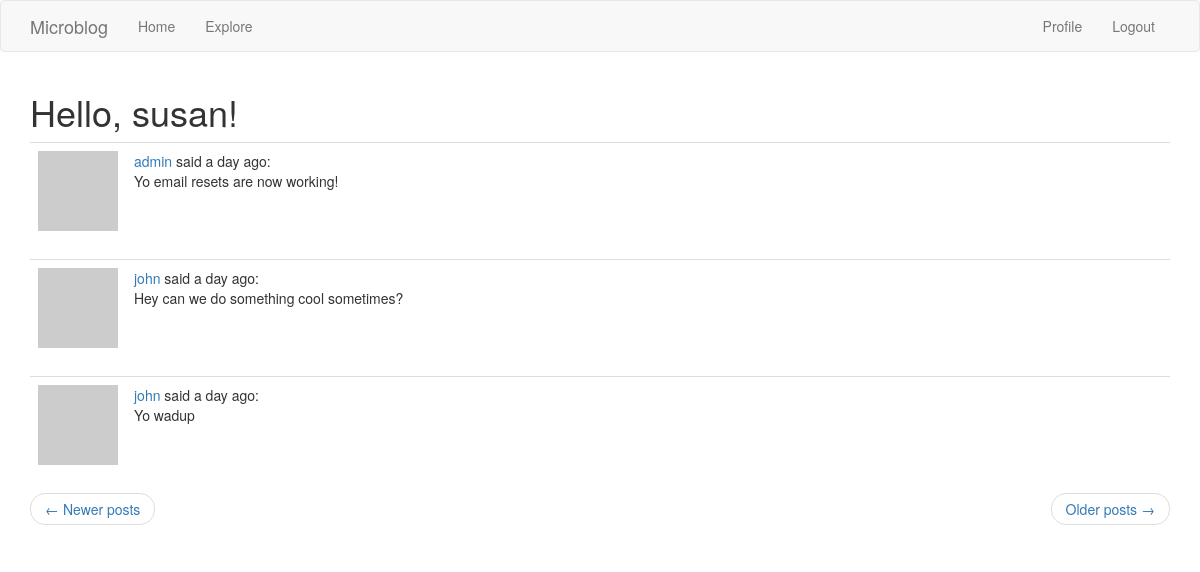
Screenshot of /explore?page=2 (signed in) with the database file from the repository.
### app/models.py (models this page shows, shortened)
class User(UserMixin, db.Model):  # inheriting from multiple classes!
    id = db.Column(db.Integer, primary_key=True)
    username = db.Column(db.String(64), index=True, unique=True)
    email = db.Column(db.String(120), index=True, unique=True)
    password_hash = db.Column(db.String(128))
    posts = db.relationship('Post', backref='author', lazy='dynamic')
    about_me = db.Column(db.String(140))
    last_seen = db.Column(db.DateTime, default=datetime.utcnow)
    followed = db.relationship(
        'User', secondary=followers,
        primaryjoin=(followers.c.follower_id == id),
        secondaryjoin=(followers.c.followed_id == id),
        backref=db.backref('followers', lazy='dynamic'), lazy='dynamic')
    def avatar(self, size):
        digest = md5(self.email.lower().encode('utf-8')).hexdigest()
        return f"https://www.gravatar.com/avatar/{digest}?s={size}&r=pg&d=identicon"

class Post(db.Model):
    id = db.Column(db.Integer, primary_key=True)
    body = db.Column(db.String(140))
    timestamp = db.Column(db.DateTime, index=True, default=datetime.utcnow)
    user_id = db.Column(db.Integer, db.ForeignKey('user.id'))

### app/routes.py (the view)
@app.route('/explore')
@login_required
def explore():
    page = request.args.get('page', 1, type=int)
    posts = Post.query.order_by(Post.timestamp.desc()).paginate(
        page, app.config['POSTS_PER_PAGE'], False)
    next_url = url_for('explore', page=posts.next_num) if posts.has_next else None
    prev_url = url_for('explore', page=posts.prev_num) if posts.has_prev else None
    return render_template('index.html', title='Explore', posts=posts.items,
                           next_url=next_url, prev_url=prev_url)

### app/models.py (called while the page is built)
@login.user_loader
def load_user(id):
    return User.query.get(int(id))

### app/routes.py (called while the page is built)
@app.before_request
def before_request():
    if current_user.is_authenticated:
        current_user.last_seen = datetime.utcnow()
        db.session.commit()

### app/templates/index.html (shortened to what this page needs)
{% extends "base.html" %}
{% import 'bootstrap/wtf.html' as wtf %}
{% block app_content %}
    <h1>Hello, {{ current_user.username }}!</h1>
    {% for post in posts %}
        {% include '_post.html' %}
    {% endfor %}
    <nav aria-label="...">
        <ul class="pager">
            <li class="previous{% if not prev_url %} disabled{% endif %}">
                <a href="{{ prev_url or '#' }}">
                    <span aria-hidden="true">&larr;</span> Newer posts
                </a>
            </li>
            <li class="next{% if not next_url %} disabled{% endif %}">
                <a href="{{ next_url or '#' }}">
                    Older posts <span aria-hidden="true">&rarr;</span>
                </a>
            </li>
        </ul>
    </nav>
{% endblock %}

### app/templates/_post.html
<table class="table table-hover">
    <tr>
        <td width="70px">
            <a href="{{ url_for('user', username=post.author.username) }}">
                <img src="{{ post.author.avatar(36) }}">
            </a>
        </td>
        <td>
            <a href="{{ url_for('user', username=post.author.username) }}">
                {{ post.author.username }}
            </a>
            said {{ moment(post.timestamp).fromNow() }}:
            <br>
            {{ post.body }}
        </td>
    </tr>
</table>

### rows the page displays
User: username "susan"
Post: author.username "admin", timestamp "a day ago", body "Yo email resets are now working!"
Post: author.username "john", timestamp "a day ago", body "Hey can we do something cool sometimes?"
Post: author.username "john", timestamp "a day ago", body "Yo wadup"
